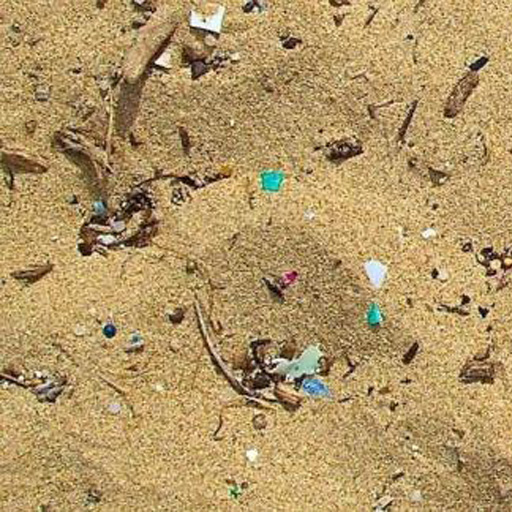
#> input picture ImageCutter/image_results/102.png, 512 x 512 px, given as the content of the folder s/HUE/Documents/Fiamma/nuevosComienzos/unet/image_full_size/, which was not available
$ python sliceImagesBySize.py
#> lines starting #> are read from the running program, lines starting #| are printed output that depends on the picture; pictures that were not available may be replaced by others from this repository, and a replacement may not be noted
from data import *
from os import listdir
from PIL import Image
import cv2
import random
import numpy as np

gray = False

data_image = "C://Users//HUE//Documents//Fiamma//nuevosComienzos//unet//image_full_size//"
data_label = "C://Users//HUE//Documents//Fiamma//nuevosComienzos//unet//label_full_size//"
# data_test = "C://Users//HUE//Documents//Fiamma//nuevosComienzos//unet//test_full_size//"
data_image_512 = "C://Users//HUE//Documents//Fiamma//nuevosComienzos//unet//image_results//"
data_label_512 = "C://Users//HUE//Documents//Fiamma//nuevosComienzos//unet//label_results//"
data_test_512 = "C://Users//HUE//Documents//Fiamma//nuevosComienzos//unet//test_results//"

# data_image = data_test
# data_image_512 = data_test_512

def cropImages (img, lbl, image_name, data_image_512, data_label_512) :
    w, h = img.size

    print(f"width: {w}; height: {h}")
    print("-----------------")

    offset_x = 0
    offset_y = 0

    while (offset_y + 512) <= h:

        while (offset_x + 512) <= w:
            image = img.crop((offset_x, offset_y, offset_x + 512, offset_y + 512))
            image.save(data_image_512 + str(image_name) + '.png', quality=100)
            print(f"Created image {image_name}")
            if (lbl):
                label = lbl.crop((offset_x, offset_y, offset_x + 512, offset_y + 512))
                label.save(data_label_512 + str(image_name) + '.png', quality=100)
                print(f"Created mask {image_name}")
            image_name += 1
            offset_x += 512

        else:
            image = img.crop(((w - 512), offset_y, w, offset_y + 512))
            image.save(data_image_512 + str(image_name) + '.png', quality=100)
            print(f"Created image {image_name}")
            if (lbl):
                label = lbl.crop(((w - 512), offset_y, w, offset_y + 512))
                label.save(data_label_512 + str(image_name) + '.png', quality=100)
                print(f"Created mask {image_name}")
            image_name += 1
            offset_x = 0
            offset_y += 512

    else:
        image = img.crop((offset_x, (h - 512), offset_x + 512, h))
        image.save(data_image_512 + str(image_name) + '.png', quality=100)
        print(f"Created image {image_name}")
        if (lbl):
            label = lbl.crop((offset_x, (h - 512), offset_x + 512, h))
            label.save(data_label_512 + str(image_name) + '.png', quality=100)
            print(f"Created mask {image_name}")
        image_name += 1
        offset_y += 512

    return image_name

def augmentationImages (image_name, data_image_512, data_label_512) :

    img = cv2.imread(data_image_512 + str(image_name - 1) + '.png')
    if (data_label_512):
        lbl = cv2.imread(data_label_512 + str(image_name - 1) + '.png')

    #Rotations each 45º (includes horizontal and vertical flips)
    angle = 45
    while angle < 360:
        rotation(img, angle, data_image_512, image_name)
        print(f"Created image {image_name}")
        if (data_label_512):
            rotation(lbl, angle, data_label_512, image_name)
            print(f"Created mask {image_name}")
        angle += 45
        image_name += 1


    # [6 lines of commented-out code are left out]

    return image_name


def rotation(img, angle, folder, image_name):
    h, w = img.shape[:2]
    M = cv2.getRotationMatrix2D((int(w/2), int(h/2)), angle, 1)
    imgRotated = cv2.warpAffine(img, M, (w, h), borderMode=cv2.BORDER_REFLECT)
    cv2.imwrite(folder + str(image_name) + '.png', imgRotated)


def channelShift(img, value, folder, image_name):
    value = int(random.uniform(-value, value))
    chShifted = img + value
    chShifted[:,:,:][chShifted[:,:,:]>255]  = 255
    chShifted[:,:,:][chShifted[:,:,:]<0]  = 0
    chShifted = chShifted.astype(np.uint8)
    cv2.imwrite(folder + str(image_name) + '.png', chShifted)

image_name = 0
for file in os.listdir(data_image):

    img = Image.open(data_image + file)
#> img is the input picture: PIL image 512x512 RGB; mean R, G, B 178.9, 151.4, 102.5

#     FOR TRAINING GRAY IMAGES
    if (gray):
        img = img.convert('L')

    # lbl = Image.open(data_label + file)

    print("-----------------")
    print(f"Image {file}")
    # image_name = cropImages(img, lbl, image_name, data_image_512, data_label_512)
    image_name = cropImages(img, None, image_name, data_image_512, None)
#| width: 512; height: 512
#> after the loop in cropImages, `while (offset_y + 512) <= h:`: image_name = 3; offset_y = 1024
#> image_name = 3

    image_name = augmentationImages(image_name, data_image_512, data_label_512)
#> the loop in augmentationImages, `while angle < 360:` made 7 passes
#| Created image 3
#| Created mask 3
#| Created image 4
#| Created mask 4
#| Created image 5
#| Created mask 5
#| Created image 6
#| Created mask 6
#| Created image 7
#| Created mask 7
#> (further printed lines are left out)
#> pass 1, in rotation, `imgRotated = cv2.warpAffine(img, M, (w, h), borderMode=cv2.BORDER_REFL..`:
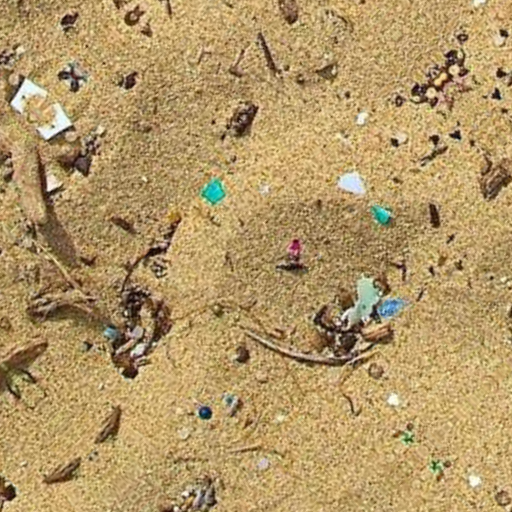
#> imgRotated: shape (512, 512, 3); mean B, G, R 103.2, 152.1, 179.7
#> pass 2, in rotation (call 3), `imgRotated = cv2.warpAffine(img, M, (w, h), borderMode=cv2.BORDER_REFL..`:
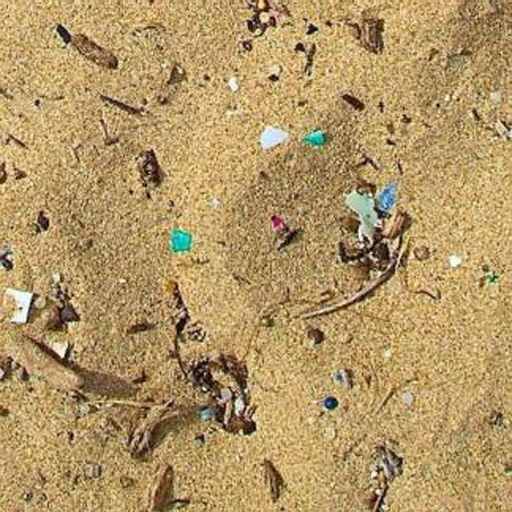
#> imgRotated: shape (512, 512, 3); mean B, G, R 102.5, 151.5, 179
#> pass 3, in rotation (call 5), `imgRotated = cv2.warpAffine(img, M, (w, h), borderMode=cv2.BORDER_REFL..`:
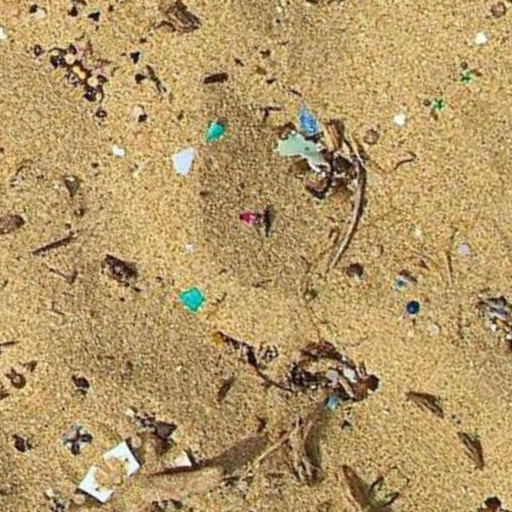
#> imgRotated: shape (512, 512, 3); mean B, G, R 103.2, 152.2, 179.7
#> after the loop in augmentationImages, `while angle < 360:`: angle = 360; image_name = 10
#> image_name = 10

$ run again, on ImageCutter/image_results/112.png
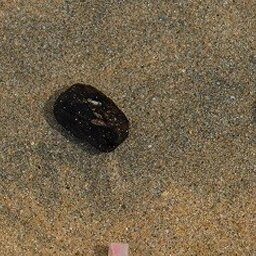
#> input picture ImageCutter/image_results/112.png, 256 x 256 px, given as the content of the folder s/HUE/Documents/Fiamma/nuevosComienzos/unet/image_full_size/, which was not available
#> img is the input picture: PIL image 256x256 RGB; mean R, G, B 118.3, 102.3, 76.6
#| width: 256; height: 256
#> in cropImages, `image = img.crop((offset_x, (h - 512), offset_x + 512, h))`:
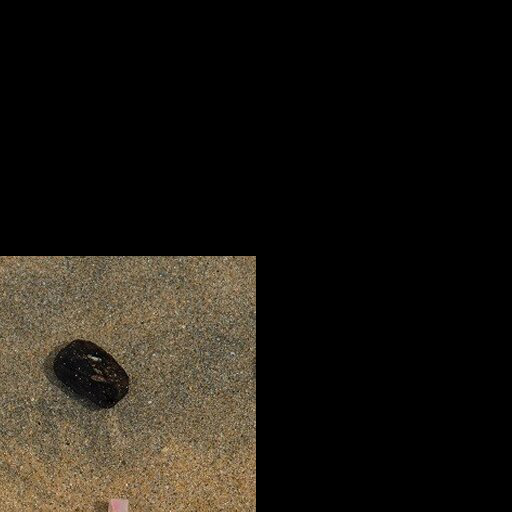
#> image: PIL image 512x512 RGB; mean R, G, B 29.6, 25.6, 19.1
#| Created image 0
#> after the loop in cropImages, `while (offset_y + 512) <= h:`: image_name = 1; offset_y = 512
#> `image_name = cropImages(img, None, image_name, data_image_512, None)`: image_name = 1
#> img: shape (512, 512, 3)
#> the loop in augmentationImages, `while angle < 360:` made 7 passes
#| Created image 1
#| Created mask 1
#| Created image 2
#| Created mask 2
#| Created image 3
#| Created mask 3
#> (further printed lines are left out)
#> pass 2, in rotation (call 4), `imgRotated = cv2.warpAffine(img, M, (w, h), borderMode=cv2.BORDER_REFL..`:
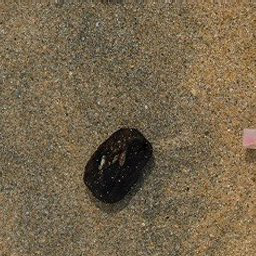
#> imgRotated: shape (256, 256, 3); mean B, G, R 76.6, 102.3, 118.3
#> after the loop in augmentationImages, `while angle < 360:`: angle = 360; image_name = 8

$ run again, on ImageCutter/image_results/114.png
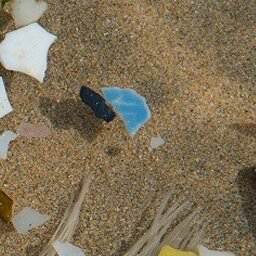
#> input picture ImageCutter/image_results/114.png, 256 x 256 px, given as the content of the folder s/HUE/Documents/Fiamma/nuevosComienzos/unet/image_full_size/, which was not available
#> img is the input picture: PIL image 256x256 RGB; mean R, G, B 128.9, 113.9, 87.8
#| width: 256; height: 256
#> in cropImages, `image = img.crop((offset_x, (h - 512), offset_x + 512, h))`:
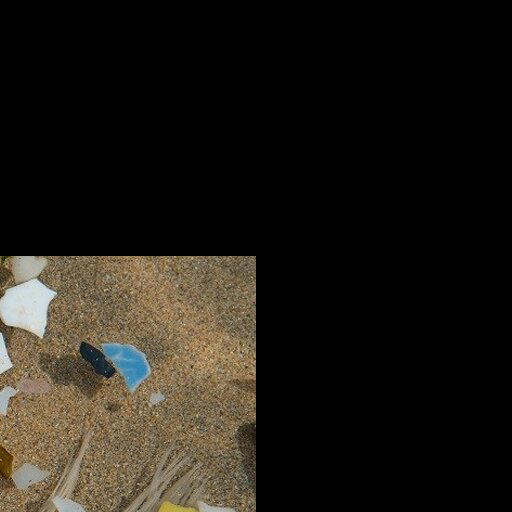
#> image: PIL image 512x512 RGB; mean R, G, B 32.2, 28.5, 22
#| Created image 0
#> after the loop in cropImages, `while (offset_y + 512) <= h:`: image_name = 1; offset_y = 512
#> `image_name = cropImages(img, None, image_name, data_image_512, None)`: image_name = 1
#> img: shape (512, 512, 3)
#> the loop in augmentationImages, `while angle < 360:` made 7 passes
#| Created image 1
#| Created mask 1
#| Created image 2
#| Created mask 2
#| Created image 3
#| Created mask 3
#> (further printed lines are left out)
#> pass 2, in rotation (call 4), `imgRotated = cv2.warpAffine(img, M, (w, h), borderMode=cv2.BORDER_REFL..`:
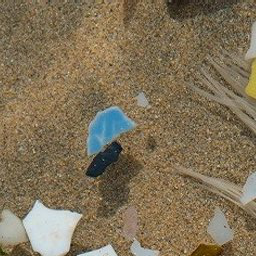
#> imgRotated: shape (256, 256, 3); mean B, G, R 87.7, 113.8, 128.7
#> after the loop in augmentationImages, `while angle < 360:`: angle = 360; image_name = 8

$ run again, on ImageCutter/image_results/123.png
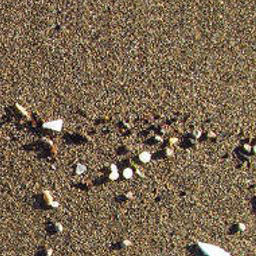
#> input picture ImageCutter/image_results/123.png, 256 x 256 px, given as the content of the folder s/HUE/Documents/Fiamma/nuevosComienzos/unet/image_full_size/, which was not available
#> img is the input picture: PIL image 256x256 RGB; mean R, G, B 121.9, 102.7, 79.3
#| width: 256; height: 256
#> in cropImages, `image = img.crop((offset_x, (h - 512), offset_x + 512, h))`:
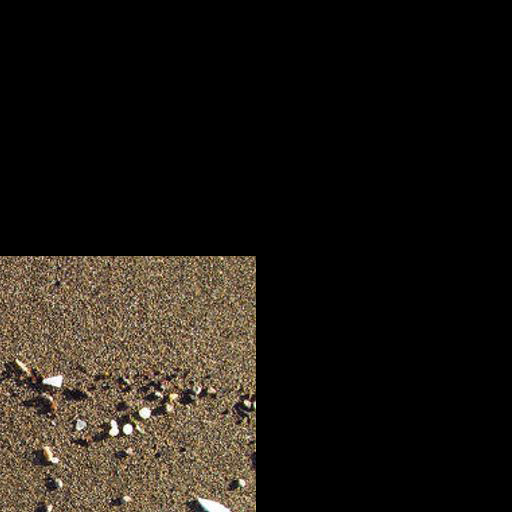
#> image: PIL image 512x512 RGB; mean R, G, B 30.5, 25.7, 19.8
#| Created image 0
#> after the loop in cropImages, `while (offset_y + 512) <= h:`: image_name = 1; offset_y = 512
#> `image_name = cropImages(img, None, image_name, data_image_512, None)`: image_name = 1
#> img: shape (512, 512, 3)
#> the loop in augmentationImages, `while angle < 360:` made 7 passes
#| Created image 1
#| Created mask 1
#| Created image 2
#| Created mask 2
#| Created image 3
#| Created mask 3
#> (further printed lines are left out)
#> pass 2, in rotation (call 4), `imgRotated = cv2.warpAffine(img, M, (w, h), borderMode=cv2.BORDER_REFL..`:
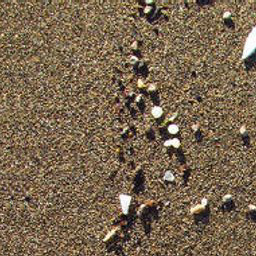
#> imgRotated: shape (256, 256, 3); mean B, G, R 79.3, 102.7, 121.9
#> after the loop in augmentationImages, `while angle < 360:`: angle = 360; image_name = 8
